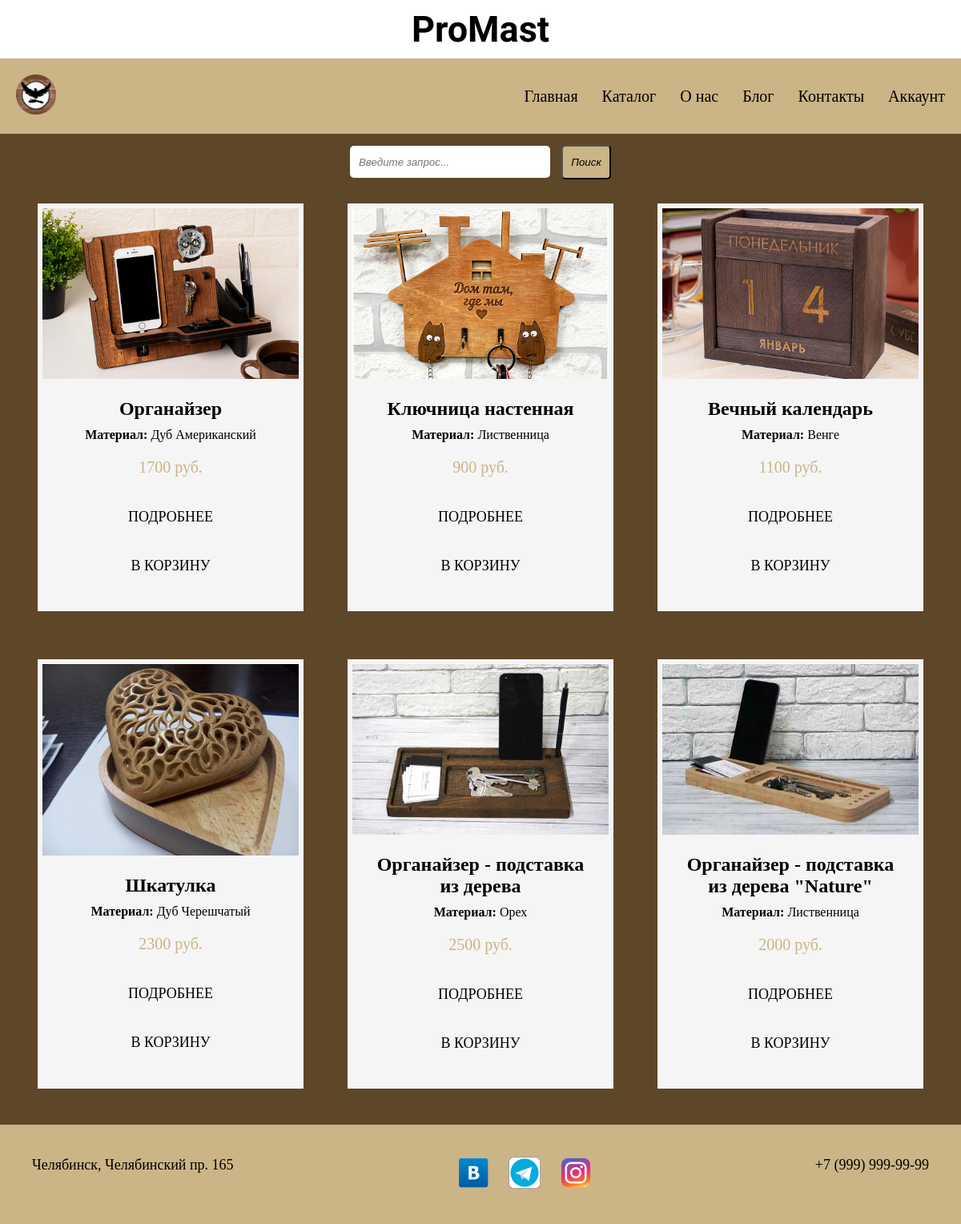
Page /catalog/ on the committed database.
### portfolio/models.py (models this page shows, shortened)
class Works(models.Model):
    title = models.CharField(max_length=100)
    description = models.TextField(null=True, blank=True)
    image_1 = models.ImageField(upload_to='portfolio/%Y/%m/%d/', null=True, blank=True)
    image_2 = models.ImageField(upload_to='portfolio/%Y/%m/%d/', null=True, blank=True)
    image_3 = models.ImageField(upload_to='portfolio/%Y/%m/%d/', null=True, blank=True)
    top_sales = models.ManyToManyField('Top', blank=True)
    created = models.DateTimeField(auto_now_add=True)
    price = models.IntegerField(default=0)
    material = models.CharField(max_length=100, null=True, blank=True)

### portfolio/views.py (the view)
# urls.py: path('catalog/', views.catalog, name='catalog'),
def catalog(request):
    works, search_query = search_works(request)
    context = {
        'works': works,
        'search_query': search_query,
    }
    return render(request, 'portfolio/catalog.html', context)

### portfolio/utils.py (called while the page is built)
def search_works(request):
    search_query = ''
    if request.GET.get('search_query'):
        search_query = request.GET.get('search_query')
    works = Works.objects.distinct().filter(Q(title__icontains=search_query) |
                                            Q(material__icontains=search_query))
    return works, search_query

### portfolio/templates/portfolio/catalog.html
{% extends 'portfolio/base.html' %}
{% block content %}
<section class="block__search">
  <div class="container">
    <form class="form" action="{% url 'catalog' %}" method="get">
      <div class="form__field">
        <input class="input__text" type="text" name="search_query" value="{{search_query}}"
               placeholder=" Введите запрос..."/>
        <input class="search__btn" type="submit" value="Поиск"/>
      </div>
    </form>
  </div>
</section>
<section class="block__works">
  <div class="container">
    <div class="works">
      {% for work in works %}
      <div class="element">
        <div>
          <img src="{{ work.image_1.url }}" alt="image">
        </div>
        <div class="text">
          <h2>{{ work.title }}</h2>
          <p><span class="material">Материал:</span> {{ work.material }}</p>
          <p class="price">{{ work.price }} руб.</p>
          <div class="btn">
            <a href="">Подробнее</a>
          </div>
          <div class="btn">
            <a href="">В корзину</a>
          </div>
        </div>
      </div>
      {% endfor %}
    </div>
  </div>
</section>
{% endblock %}

### portfolio/static/css/style.css (style rules this page uses)
* { margin: 0; padding: 0; -webkit-box-sizing: border-box; box-sizing: border-box; }
body { height: 100%; }
.container { max-width: 1200px; margin: 0px auto; }
.block__works { background: #5E4629; }
.works { display: flex; flex-wrap: wrap; justify-content: space-evenly; padding: 0 0 15px; }
.element, .count { background: whitesmoke; border: 6px solid whitesmoke; margin: 30px 8px; }
.text { max-width: 320px; padding: 20px; box-sizing: border-box; }
.block__works img { max-width: 320px; }
.text h2 { text-align: center; margin-bottom: 10px; }
.text p { text-align: center; margin-bottom: 20px; }
.material { font-weight: bold; }
.price { color: #CBB486; font-size: 20px; }
.btn { text-align: center; padding: 20px 0; }
.btn a { font-size: 18px; color: #000; padding: 10px 5px; text-decoration: none; text-transform: uppercase; }
.block__search { background: #5E4629; }
.form__field { text-align: center; }
.input__text { width: 250px; height: 40px; margin: 15px 10px 0 0; background: #fff; border: #fff; font-style: italic; border-radius: 5px; padding: 0 0 0 7px; }
.search__btn { background: #CBB486; padding: 12px 10px; border-radius: 5px; font-style: italic; }

### rows in the picture
Works: image_1 (picture), title "Органайзер", material "Дуб Американский", price "1700"
Works: image_1 (picture), title "Ключница настенная", material "Лиственница", price "900"
Works: image_1 (picture), title "Вечный календарь", material "Венге", price "1100"
Works: image_1 (picture), title "Шкатулка", material "Дуб Черешчатый", price "2300"
Works: image_1 (picture), title "Органайзер - подставка из дерева", material "Орех", price "2500"
Works: image_1 (picture), title "Органайзер - подставка из дерева \"Nature\"", material "Лиственница", price "2000"
